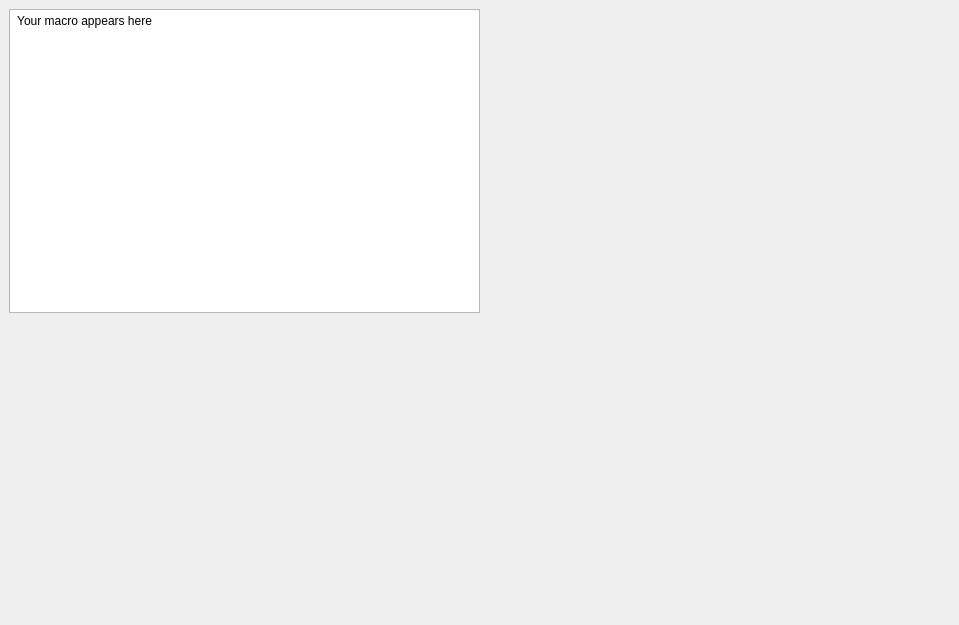
<?xml version="1.0" encoding="UTF-8"?>
<ui version="4.0">
 <class>MainWindow</class>
 <widget class="QMainWindow" name="MacroRecordingWindow">
  <property name="geometry">
   <rect>
    <x>0</x>
    <y>0</y>
    <width>959</width>
    <height>625</height>
   </rect>
  </property>
  <property name="sizePolicy">
   <sizepolicy hsizetype="Expanding" vsizetype="Expanding">
    <horstretch>1</horstretch>
    <verstretch>1</verstretch>
   </sizepolicy>
  </property>
  <property name="windowTitle">
   <string>Macro Recording In Progress</string>
  </property>
  <widget class="QWidget" name="centralwidget">
   <property name="sizePolicy">
    <sizepolicy hsizetype="Expanding" vsizetype="Expanding">
     <horstretch>1</horstretch>
     <verstretch>1</verstretch>
    </sizepolicy>
   </property>
   <property name="sizeIncrement">
    <size>
     <width>1</width>
     <height>1</height>
    </size>
   </property> 
   <!-- THIS IS THE PART WE CARE ABOUT SO FAR, IT HAS THE MAIN BUTTONS ON THE MAIN SCREEN-->
   <layout class="QGridLayout" name="gridLayout">
    <item row="0" column="0">
     <layout class="QHBoxLayout" name="horizontalLayout">
      <item>
       <widget class = "QTextEdit" name="macroRecordedText">
        <property name="text">
         <string> Your macro appears here </string>
        </property> 
       </widget>
      </item> 
      <item>
       <spacer name="horizontalSpacer">
        <property name="orientation">
         <enum>Qt::Horizontal</enum>
        </property>
        <property name="sizeHint" stdset="0">
         <size>
          <width>40</width>
          <height>20</height>
         </size>
        </property>
       </spacer>
      </item>
     </layout>
    </item>
    <item row="1" column="0">
     <spacer name="verticalSpacer">
      <property name="orientation">
       <enum>Qt::Vertical</enum>
      </property>
      <property name="sizeHint" stdset="0">
       <size>
        <width>20</width>
        <height>40</height>
       </size>
      </property>
     </spacer>
    </item>
   </layout>
  </widget>
 </widget>
</ui>
